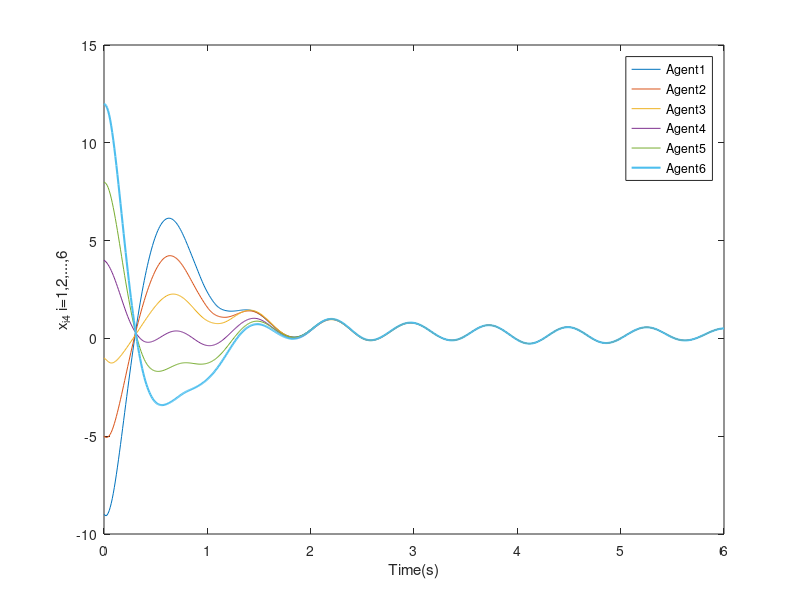

MATLAB code to generate this figure:
%% 6 single-link manipulators simulation

clear;
clc;
close all;
%%
ts=0.01;
t=0:ts:6;
N=numel(t);
A=[0 1 0 0;-48.6 -1.26 48.6 0;0 0 0 10;1.95 0 -1.95 0];
B=[0 21.6 0 0]';
K=[   -4.7240   -0.4870    2.8369   -6.6788];
c=3;
x=zeros(24,N); x(:,1)=[-12;-11;-10;-9;-8;-7;-6;-5;-4;-3;-2;-1;1;2;3;4;5;6;7;8;9;10;11;12];
for i=1:N-1
    x(1:4,i+1)=x(1:4,i)+ts*(A*x(1:4,i)+[0;0;0;-0.333*sin(x(1,i))]+B*c*K*(4*x(1:4,i)-x(5:8,i)-x(9:12,i)-x(13:16,i)-x(17:20,i)));
    x(5:8,i+1)=x(5:8,i)+ts*(A*x(5:8,i)+[0;0;0;-0.333*sin(x(5,i))]+B*c*K*(3*x(5:8,i)-x(1:4,i)-x(9:12,i)-x(21:24,i)));
    x(9:12,i+1)=x(9:12,i)+ts*(A*x(9:12,i)+[0;0;0;-0.333*sin(x(9,i))]+B*c*K*(2*x(9:12,i)-x(1:4,i)-x(5:8,i)));
    x(13:16,i+1)=x(13:16,i)+ts*(A*x(13:16,i)+[0;0;0;-0.333*sin(x(13,i))]+B*c*K*(2*x(13:16,i)-x(1:4,i)-x(17:20,i)));
     x(17:20,i+1)=x(17:20,i)+ts*(A*x(17:20,i)+[0;0;0;-0.333*sin(x(17,i))]+B*c*K*(3*x(17:20,i)-x(1:4,i)-x(13:16,i)-x(21:24,i)));
      x(21:24,i+1)=x(21:24,i)+ts*(A*x(21:24,i)+[0;0;0;-0.333*sin(x(21,i))]+B*c*K*(2*x(21:24,i)-x(5:8,i)-x(17:20,i)));
end
%% Plots

plot(t,x(1,:),t,x(5,:),t,x(9,:),t,x(13,:),t,x(17,:),t,x(21,:),'linewidth',1.5)
xlabel('Time(s)')
ylabel('x_{i1} i=1,2,...,6')
legend('Agent1','Agent2','Agent3','Agent4','Agent5','Agent6')
plot(t,x(2,:),t,x(6,:),t,x(10,:),t,x(14,:),t,x(18,:),t,x(22,:),'linewidth',1.5)
xlabel('Time(s)')
ylabel('x_{i2} i=1,2,...,6')
legend('Agent1','Agent2','Agent3','Agent4','Agent5','Agent6')
plot(t,x(3,:),t,x(7,:),t,x(11,:),t,x(15,:),t,x(19,:),t,x(23,:),'linewidth',1.5)
xlabel('Time(s)')
ylabel('x_{i3} i=1,2,...,6')
legend('Agent1','Agent2','Agent3','Agent4','Agent5','Agent6')
plot(t,x(4,:),t,x(8,:),t,x(12,:),t,x(16,:),t,x(20,:),t,x(24,:),'linewidth',1.5)
xlabel('Time(s)')
ylabel('x_{i4} i=1,2,...,6')
legend('Agent1','Agent2','Agent3','Agent4','Agent5','Agent6')